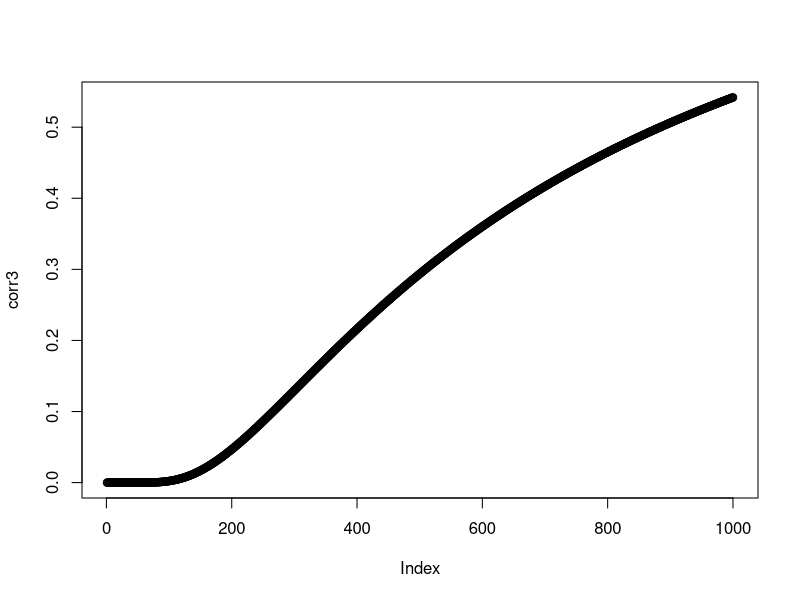
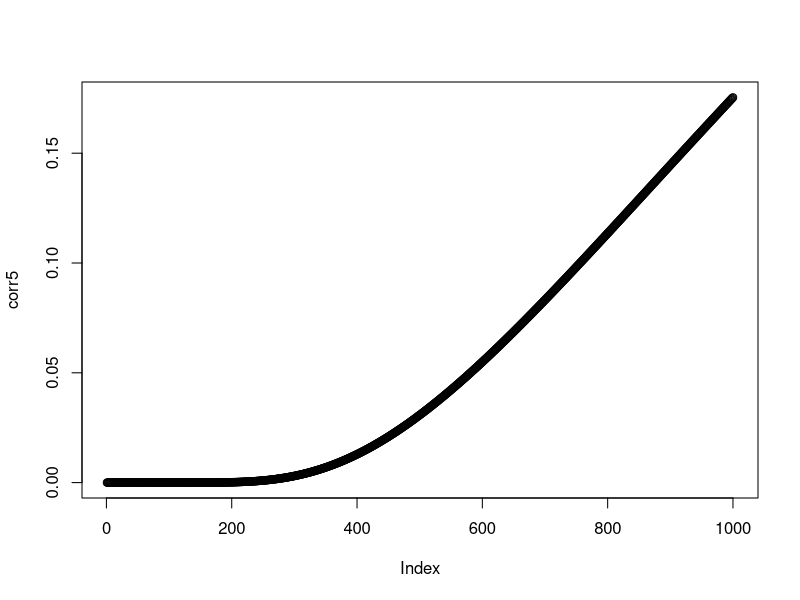

Reproduce these figures in R, in order. (Note: this script raises an error after producing the figures.)
## ---- chunk 1
kernel1 = function(t1=1,t2=60,rho){
  correlation = exp(- (abs(t1-t2)^2) / (2*rho)) * exp(- (2*sin(sum(abs(t1-t2))*pi/12)^2)
                     / (rho))
  return(correlation)
}

#Less than 0.05 correlation at 3 yr lag
corr3 = kernel1(1,36,1:1000)
plot(corr3)

length(which(corr3 < 0.05))

kernel1(1,36,204)

#Less than 0.05 correlation at 5 yr lag
corr5 = kernel1(1,60,1:1000)
plot(corr5)

length(which(corr5 < 0.05))

kernel1(1,60,581)
## ---- chunk 2
kernel3 = function(EPA_data = final_EPA_data,t1,t2,rho){
  A = EPA_data %>% filter(time == t1)
  B = EPA_data %>% filter(time == t2)
  
  ABtest = c((A$AQI-B$AQI)^2,(A$lead-B$lead)^2,(A$co-B$co)^2,(A$so2-B$so2)^2,(A$no2-B$no2)^2,
             (A$o3-B$o3)^2,(A$pm10-B$pm10)^2,(A$pm25-B$pm25)^2) #58 counties * 8 measurements
  
  correlation1 = exp(- (mean(ABtest)) / (2*rho)) * exp(- (2*sin(mean(abs(ABtest))*pi/12)^2) / (rho)) 
  
  correlation2 = exp(- (abs(t1-t2)^2) / (2*rho)) * exp(- (2*sin(sum(abs(t1-t2))*pi/12)^2) / (rho))
  
  return(correlation1*correlation2)
}

#Less than 0.05 correlation at 3 yr lag
corr3 = kernel3(t1=1,t2=36,rho=1:500)
plot(corr3)

length(which(corr3 < 0.05))

kernel3(t1=1,t2=36,rho=218)

#Less than 0.05 correlation at 5 yr lag
corr5 = kernel3(t1=1,t2=60,rho=1:1000)
plot(corr5)

length(which(corr5 < 0.05))

kernel3(t1=1,t2=60,rho=598)
## ---- chunk 3
kernel3.2 = function(EPA_data = inla_dataset,t1,t2,rho){
  A = EPA_data %>% filter(date == t1)
  B = EPA_data %>% filter(date == t2)
  
  # ABtest = c((A$AQI-B$AQI)^2,(A$lead-B$lead)^2,(A$co-B$co)^2,(A$so2-B$so2)^2,(A$no2-B$no2)^2,
  #            (A$o3-B$o3)^2,(A$pm10-B$pm10)^2,(A$pm25-B$pm25)^2) #58 counties * 8 measurements 
  
  ABtest = c(A$wildfire_pm25-B$wildfire_pm25)^2 #58 counties * 8 measurements 
  
  correlation1 = exp(- (mean(ABtest)) / (2*rho)) * exp(- (2*sin(mean(abs(ABtest))*pi/12)^2) / (rho)) 
  
  correlation2 = exp(- (abs(as.numeric(difftime(t1,t2)))^2) / (2*rho)) * 
    exp(- (2*sin(sum(abs(as.numeric(difftime(t1,t2))))*pi/12)^2) / (rho))
  
  return(correlation1*correlation2)
}

#Less than 0.05 correlation at 3 yr lag
corr3 = kernel3.2(t1="2014-04-01",t2="2017-04-01",rho=seq(100000,300000,length.out=1000))
plot(corr3)

length(which(corr3 < 0.05))

kernel3.2(t1="2014-04-01",t2="2017-04-01",rho=200300)

#Less than 0.05 correlation at 5 yr lag
corr5 = kernel3.2(t1="2014-04-01",t2="2019-04-01",rho=seq(500000,1000000,length.out=1000))
plot(corr5)

length(which(corr5 < 0.05))

kernel3.2(t1="2014-04-01",t2="2019-04-01",rho=556056)
## ---- chunk 4
kernel5 = function(data = decomposed_wildfire_county_data,t1,t2,rho){
  ###Calculating gram matrix K_AR
  K_AR_periodic_county = list()

  for (c in 1:num_counties){
    
    #Grab S_random data for county c
    county_data = decomposed_wildfire_county_data[[c]]
    S_random_county = county_data$S_random
    
    #Create a list to contain covariance value for each col (should I get rid of the for loop and just do wildfire_pm2.5)
    K_covariate_periodic = c()
    rho = rho
    time_span = nrow(S_random_county)
    
    #Calculate a AR 1 covariance value for each col and store in list
    for (i in 1:2){
      ts =  S_random_county[,i]
      if (abs(t1-t2) <= 1){
        K_covariate_periodic[i] = exp(- ((ts[t1] - ts[t2])^2) / (2*rho)) * exp(- (2*sin((abs(ts[t1] - ts[t2]))*pi/12)^2)
                    / (rho))
      }
      else{
        K_covariate_periodic[i] = 0
        }
    }

    #Add each pollutant's covariance value to get AR 1 matrix for each county
    K_AR_periodic = (1/2)*(K_covariate_periodic[1] + K_covariate_periodic[2])

    # K_AR_periodic = matrix(0,nrow=time_span,ncol=time_span)
    
    # K_AR_periodic_weights = rep(1,length(K_AR_periodic_list))
    
    # for(i in 1:length(K_AR_periodic_list)){
    #   K_AR_periodic = K_AR_periodic + ((1/2)*K_AR_periodic_list[[i]])
      
    #   K_AR_periodic_weights[i] = norm(K_AR_periodic_list[[i]],type = "F")
    # }
    
    K_AR_periodic_county[[c]] = K_AR_periodic
  }

  K_AR_periodic = 0

  for(i in 1:num_counties){
    K_AR_periodic = K_AR_periodic + ((1/num_counties)*K_AR_periodic_county[[i]])
  }

  ###Calculating gram matrix K_DL
  K_DL_periodic_county = list()

  for (c in 1:num_counties){
    
    #Grab S_DL data for county c
    county_data = decomposed_wildfire_county_data[[c]]
    S_DL_county = county_data$S_DL #has original and backshifted cols if needed
    S_DL_county = S_DL_county[,1] #only take original ts for now
    
    #Create a list to store covariance value for each DL 
    K_DL_periodic_vec = c()
    
    dl_lags = c(3,6,12)
    tracker = 1
    rho = rho
    
    for (i in dl_lags){
      
      #Calculate DL covariance value for specified lag   
      if ((abs(t1-t2) == 0) || (abs(t1-t2) == i)){
        K_DL_periodic_vec[tracker] = exp(- (sum(S_DL_county[t1] - S_DL_county[t2])^2)
                            / (2*rho)) * exp(- (2*sin(sum(abs(S_DL_county[t1] - S_DL_county[t2]))*pi/12)^2)
                            / (rho))
      } 
      else{
        K_DL_periodic_vec[tracker] = 0
        }
      tracker = tracker+1
    }
    
    #Combine the 3 DL covariance values together
    K_DL_periodic = 0
    
    for(i in 1:length(K_DL_periodic_vec)){
      K_DL_periodic = K_DL_periodic + ((1/3)*K_DL_periodic_vec[i])
    }
    
    #Store DL(3,6,12) covariance matrix for each county 
    K_DL_periodic_county[[c]] = K_DL_periodic
  }

  K_DL_periodic = 0

  for(i in 1:num_counties){
    K_DL_periodic = K_DL_periodic + ((1/num_counties)*K_DL_periodic_county[[i]])
  }
  
  ###Calculating gram matrix K_Interaction
  K_Interaction_periodic_county = list()

  for (c in 1:num_counties){
    
    #Grab interaction pair data for county c
    county_data = decomposed_wildfire_county_data[[c]]
    W_county = county_data$W
    time_sq = length(W_county)
    
    #Create sequence of indices corresponding to comparisons for real time and one lag interaction effects
    idx = seq(1,time_sq,by=70)
    
    #Calculate a kernel for each interaction pair  
    rho = rho
    
    #Locally periodic kernels 
    K_int0_periodic = exp(- ((W_county[idx[t1]] - W_county[idx[t2]])^2) / (2*rho)) * 
    exp(- (2*sin((abs(W_county[idx[t1]] - W_county[idx[t2]]))*pi/12)^2) / (rho))

    # matrix_heatmap(K_int0_periodic,title = "Periodic Interaction Covariance Structure")

    K_Interaction_periodic_county[[c]] = K_int0_periodic
  }

  K_interaction_periodic = 0

  for(i in 1:num_counties){
    K_interaction_periodic = K_interaction_periodic + ((1/num_counties)*K_Interaction_periodic_county[[i]])
  }
  
  correlation = (1/3)*(K_AR_periodic+K_DL_periodic+K_interaction_periodic)

return(correlation)
}
## ---- chunk 5
#Less than 0.05 correlation at 3 yr lag
corr3 = c()
grid = seq(0.00001,0.0005,length.out=100)

for (i in grid){
  corr3 = c(corr3,kernel5(data = decomposed_cluster_data, t1 = 1,t2=36,rho=i))
}

plot(corr3)

grid[length(which(corr3 < 0.05))]

kernel5(t1=1,t2=36,rho=8.424242e-05)

#Less than 0.05 correlation at 5 yr lag
corr5 = c()
grid = seq(0.0001,0.001,length.out=100)

for (i in grid){
  corr5 = c(corr5,kernel5(data = decomposed_cluster_data, t1 = 1,t2=60,rho=i))
}

plot(corr5)

grid[length(which(corr5 < 0.05))]

kernel5(t1=1,t2=60,rho=0.0008545455)
